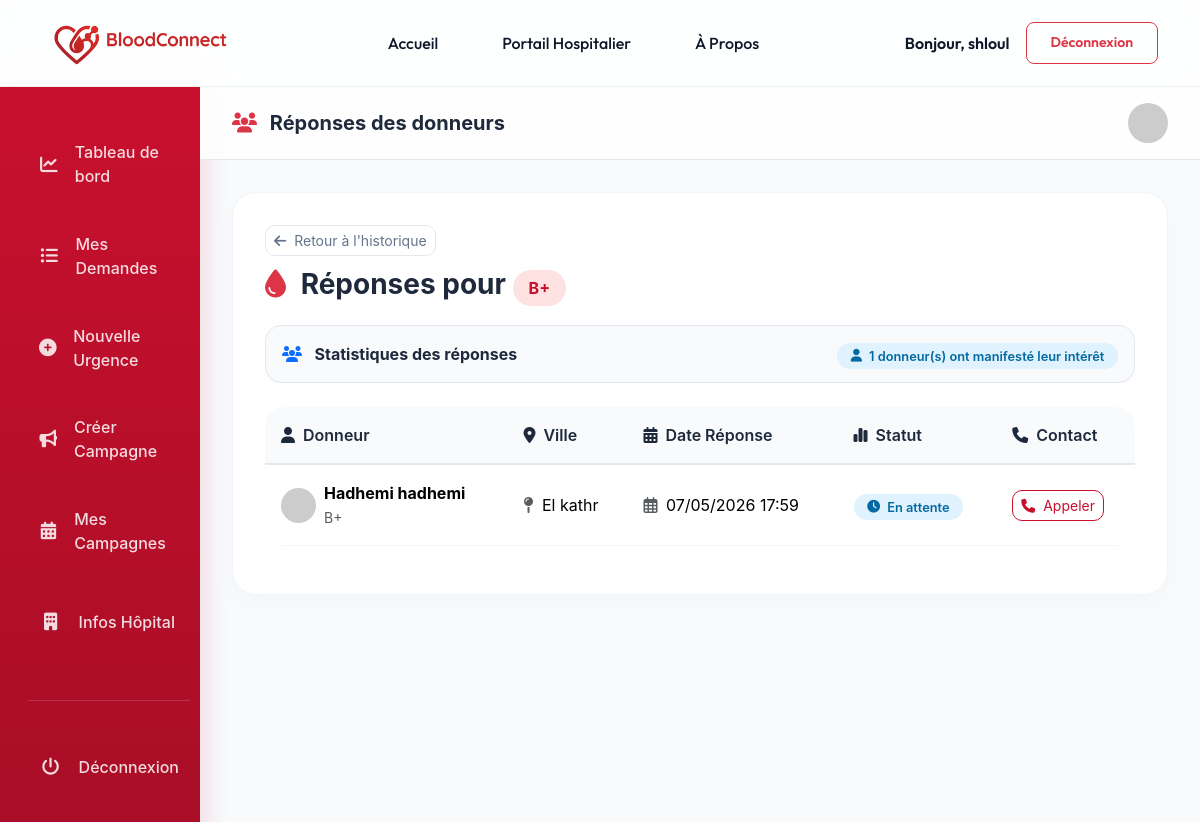
Screenshot of /demandes/1/reponses/ (signed in) with the database file from the repository.
### comptes/models.py (models this page shows, shortened)
class User(AbstractUser):
    ROLE_CHOICES = (
        ('donneur', 'Donneur'),
        ('hopital', 'Hopital'),
        ('admin', 'Admin'),
    )
    role = models.CharField(max_length=20, choices=ROLE_CHOICES, default='donneur')

class Donneur(models.Model):
    user = models.OneToOneField(User, on_delete=models.CASCADE)
    groupe_sanguin = models.CharField(max_length=3, choices=[
    ('A+', 'A+'), ('A-', 'A-'), ('B+', 'B+'), ('B-', 'B-'),
    ('AB+', 'AB+'), ('AB-', 'AB-'), ('O+', 'O+'), ('O-', 'O-'),
])
    sexe = models.CharField(max_length=1, choices=[('M', 'Homme'), ('F', 'Femme')])
    date_naissance = models.DateField()
    ville = models.CharField(max_length=100)
    actif = models.BooleanField(default=True)
    derniere_don = models.DateField(null=True, blank=True)

### demandes/models.py (models this page shows, shortened)
class DemandeUrgente(models.Model):
    hopital = models.ForeignKey('comptes.Hopital', on_delete=models.CASCADE, related_name='demandes')
    groupe_sanguin = models.CharField(max_length=3, choices=GROUPE_SANGUIN_CHOICES)
    quantite = models.PositiveIntegerField()
    delai = models.DateTimeField()
    statut = models.CharField(max_length=20, choices=STATUT_DEMANDE_CHOICES, default='active')
    description = models.TextField(blank=True)

class ReponseAppel(models.Model):
    demande = models.ForeignKey(DemandeUrgente, on_delete=models.CASCADE, related_name='reponses')
    donneur = models.ForeignKey('comptes.Donneur', on_delete=models.CASCADE)
    date_reponse = models.DateTimeField(auto_now_add=True)
    statut = models.CharField(max_length=20, choices=STATUT_REPONSE_CHOICES, default='en_attente')
    class Meta:
        unique_together = ('demande', 'donneur')

### demandes/views.py (the view)
# urls.py: path('<int:pk>/reponses/', views.DemandeDetailView.as_view(), name='voir_reponses'),
class DemandeDetailView(LoginRequiredMixin, HospitalRoleMixin, DetailView):
    model = DemandeUrgente
    template_name = 'demandes/voir_reponses.html'
    context_object_name = 'demande'
    def get_context_data(self, **kwargs):
        context = super().get_context_data(**kwargs)
        context['reponses'] = self.object.reponses.all().select_related('donneur__user')
        return context

### demandes/views.py (called while the page is built)
    def test_func(self):
        if not (self.request.user.is_authenticated and self.request.user.role == 'hopital'):
            return False
        hopital = getattr(self.request.user, 'hopital', None)
        if hopital and not hopital.valide:
            messages.warning(self.request, "Votre compte hôpital doit être validé par un administrateur avant de pouvoir publier des demandes.")
            return False
        return True

### demandes/templates/demandes/voir_reponses.html (shortened to what this page needs)
{% load static %}
<!DOCTYPE html>
<html lang="fr">
<head>
    <link href="https://cdn.jsdelivr.net/npm/bootstrap@5.3.2/dist/css/bootstrap.min.css" rel="stylesheet">
    <link rel="stylesheet" href="https://cdnjs.cloudflare.com/ajax/libs/font-awesome/6.4.2/css/all.min.css">
</head>
<body>
    {% include 'header.html' %}
    <div class="container-fluid">
        <div class="row">
            <div class="col-lg-2 p-0 d-none d-lg-block">
                {% include 'demandes/sidebar_hopital.html' %}
            </div>
            <div class="col-lg-10 p-0">
                <div class="glass-header d-flex justify-content-between align-items-center">
                    <h5 class="fw-bold m-0">
                        <i class="fas fa-users text-danger me-2"></i>
                        Réponses des donneurs
                    </h5>
                    <div class="d-flex align-items-center gap-3">
                        <img src="https://ui-avatars.com/api/?name={{ request.user.username }}&background=DC2626&color=fff" class="rounded-circle" width="40" alt="Avatar">
                    </div>
                </div>
                <div class="dashboard-content">
                    <div class="card-custom">
                        <div class="d-flex justify-content-between align-items-center mb-4 flex-wrap gap-3">
                            <div>
                                <a href="{% url 'historique_demandes' %}" class="btn btn-outline-dark btn-sm mb-2">
                                    <i class="fas fa-arrow-left me-1"></i> Retour à l'historique
                                </a>
                                <h3 class="fw-bold m-0 mt-1">
                                    <i class="fas fa-tint text-danger me-2"></i>
                                    Réponses pour <span class="badge-blood">{{ demande.groupe_sanguin }}</span>
                                </h3>
                            </div>
                        </div>
                        <div class="info-box d-flex justify-content-between align-items-center">
                            <div>
                                <i class="fas fa-users text-primary me-2"></i>
                                <strong>Statistiques des réponses</strong>
                            </div>
                            <div>
                                <span class="badge-statut">
                                    <i class="fas fa-user me-1"></i> {{ reponses.count }} donneur(s) ont manifesté leur intérêt
                                </span>
                            </div>
                        </div>
                        <div class="table-responsive">
                            <table class="table table-custom">
                                <thead>
                                    <tr>
                                        <th><i class="fas fa-user me-2"></i>Donneur</th>
                                        <th><i class="fas fa-map-marker-alt me-2"></i>Ville</th>
                                        <th><i class="fas fa-calendar-alt me-2"></i>Date Réponse</th>
                                        <th><i class="fas fa-chart-simple me-2"></i>Statut</th>
                                        <th><i class="fas fa-phone me-2"></i>Contact</th>
                                    </tr>
                                </thead>
                                <tbody>
                                    {% for reponse in reponses %}
                                    <tr>
                                        <td>
                                            <div class="d-flex align-items-center gap-2">
                                                <img src="https://ui-avatars.com/api/?name={{ reponse.donneur.user.username }}&background=DC2626&color=fff" class="rounded-circle" width="35" height="35">
                                                <div>
                                                    <span class="fw-bold">{{ reponse.donneur.user.get_full_name|default:reponse.donneur.user.username }}</span><br>
                                                    <small class="text-muted">{{ reponse.donneur.groupe_sanguin }}</small>
                                                </div>
                                            </div>
                                        </td>
                                        <td>
                                            <i class="fas fa-map-pin text-muted me-1"></i> {{ reponse.donneur.ville }}
                                        <td>
                                            <i class="far fa-calendar-alt text-muted me-1"></i> {{ reponse.date_reponse|date:"d/m/Y H:i" }}
                                        <td>
                                            <span class="badge-statut">
                                                {% if reponse.statut == 'en_attente' %}
                                                    <i class="fas fa-clock me-1"></i> En attente
                                                {% else %}
                                                    <i class="fas fa-check-circle me-1"></i> {{ reponse.statut }}
                                                {% endif %}
                                            </span>
                                        <td>
                                            <a href="tel:{{ reponse.donneur.user.phone|default:'0123456789' }}" class="btn btn-outline-primary btn-sm">
                                                <i class="fas fa-phone me-1"></i> Appeler
                                            </a>
                                    </tr>
                                    {% endfor %}
                                </tbody>
                            </table>
                        </div>
                    </div>
                </div>
            </div>
        </div>
    </div>
</body>
</html>

### templates/header.html (shortened to what this page needs)
{% load static %}
<header class="header">
    <nav class="container d-flex align-items-center justify-content-between">
        <div class="logo d-flex align-items-center gap-2">
            <a href="{% url 'accueil' %}">
                <img src="{% static 'images/BloodConnect.png' %}" alt="Logo" width="200" height="60" style="object-fit: contain;">
            </a>
        </div>
        <div class="d-none d-lg-flex align-items-center">
            <a href="{% url 'accueil' %}" class="nav-link">Accueil</a>
            {% if user.is_authenticated %}
                {% if user.is_superuser or user.role == 'admin' %}
                    <a href="{% url 'admin_dashboard' %}" class="nav-link">Tableau de Bord Admin</a>
                {% elif user.role == 'hopital' %}
                    <a href="{% url 'dashboard_hopital' %}" class="nav-link">Portail Hospitalier</a>
                {% elif user.role == 'donneur' %}
                    <a href="{% url 'dashboard_donneur' %}" class="nav-link">Mon Portail Donneur</a>
                {% endif %}
            {% endif %}
            <a href="{% url 'about' %}" class="nav-link">À Propos</a>
        </div>
        <div class="d-flex align-items-center gap-3">
            {% if user.is_authenticated %}
                <span class="navbar-text d-none d-md-inline-block">Bonjour, {{ user.username }}</span>
                <a href="{% url 'logout' %}" class="btn btn-outline-danger btn-sm">Déconnexion</a>
            {% else %}
                <a href="{% url 'login' %}" class="btn btn-primary-red">Connexion</a>
                <a href="{% url 'register' %}" class="btn btn-outline-dark px-3 py-2 rounded-3 fw-bold" style="text-decoration: none;">Inscription</a>
            {% endif %}
        </div>
    </nav>
</header>

### demandes/templates/demandes/voir_reponses.html (style rules this page uses)
:root { --primary: #C8102E; --secondary: #FEE2E2; --dark: #1E293B; --accent: #FCA5A5; }
body { background: #F8FAFC; font-family: 'Inter', system-ui, sans-serif; color: var(--dark); }
.nav-link { color: #64748B; border-radius: 12px; padding: 0.8rem 1rem; transition: all 0.3s ease; font-weight: 500; display: flex; align-items: center; text-decoration: none; position: relative; overflow: hidden; }
.nav-link::before { content: ''; position: absolute; left: 0; top: 0; height: 100%; width: 3px; background: var(--primary); border-radius: 0 3px 3px 0; transform: scaleY(0); transition: transform 0.3s ease; }
.dashboard-content { padding: 2rem; }
.glass-header { background: rgba(255, 255, 255, 0.8); backdrop-filter: blur(10px); position: sticky; top: 0; z-index: 100; border-bottom: 1px solid #E2E8F0; padding: 1rem 2rem; }
.card-custom { background: white; border-radius: 24px; padding: 2rem; box-shadow: 0 10px 30px rgba(0,0,0,0.02); border: 1px solid #F1F5F9; transition: 0.3s; }
.table-custom { background: white; border-radius: 20px; overflow: hidden; }
.table-custom thead th { background: #F8FAFC; border-bottom: 2px solid #E2E8F0; color: var(--dark); font-weight: 600; padding: 1rem; }
.table-custom tbody td { vertical-align: middle; border-bottom: 1px solid #F1F5F9; padding: 1rem; }
.badge-blood { background: #FEE2E2; color: #C8102E; padding: 0.5rem 1rem; border-radius: 50px; font-weight: 700; font-size: 1rem; }
.badge-statut { background: #E0F2FE; color: #0369A1; padding: 0.35rem 0.85rem; border-radius: 50px; font-weight: 600; font-size: 0.8rem; }
.btn-outline-dark { border-radius: 10px; border: 1px solid #E2E8F0; color: #64748B; transition: 0.3s; }
.btn-outline-primary { border-radius: 10px; border: 1px solid var(--primary); color: var(--primary); transition: 0.3s; }
.info-box { background: #F8FAFC; border-radius: 16px; padding: 1rem; margin-bottom: 1.5rem; border: 1px solid #E2E8F0; }

### templates/header.html (style rules this page uses)
:root { --primary-red: #C8102E; --dark-blue: #0F172A; --text-muted: #64748B; --transition: all 0.3s cubic-bezier(0.4, 0, 0.2, 1); }
.header { background: rgba(255, 255, 255, 0.85) !important; backdrop-filter: blur(12px); -webkit-backdrop-filter: blur(12px); border-bottom: 1px solid rgba(0,0,0,0.05); padding: 0.8rem 0; position: sticky; top: 0; z-index: 1000; font-family: 'Outfit', sans-serif; }
.header .nav-link { font-weight: 500; color: var(--dark-blue) !important; margin: 0 1rem; transition: var(--transition); position: relative; text-decoration: none; }
.header .btn-outline-danger { border-radius: 8px; padding: 0.6rem 1.5rem; font-weight: 600; }
.header .navbar-text { color: var(--dark-blue); font-weight: 600; }

### rows the page displays
User: username "shloul"
DemandeUrgente: groupe_sanguin "B+"
ReponseAppel: donneur.user.get_full_name "Hadhemi hadhemi", donneur.groupe_sanguin "B+", donneur.ville "El kathr", date_reponse "07/05/2026 17:59", statut "en_attente" (drawn)

### other values shown
{{ reponses.count }} "1"
